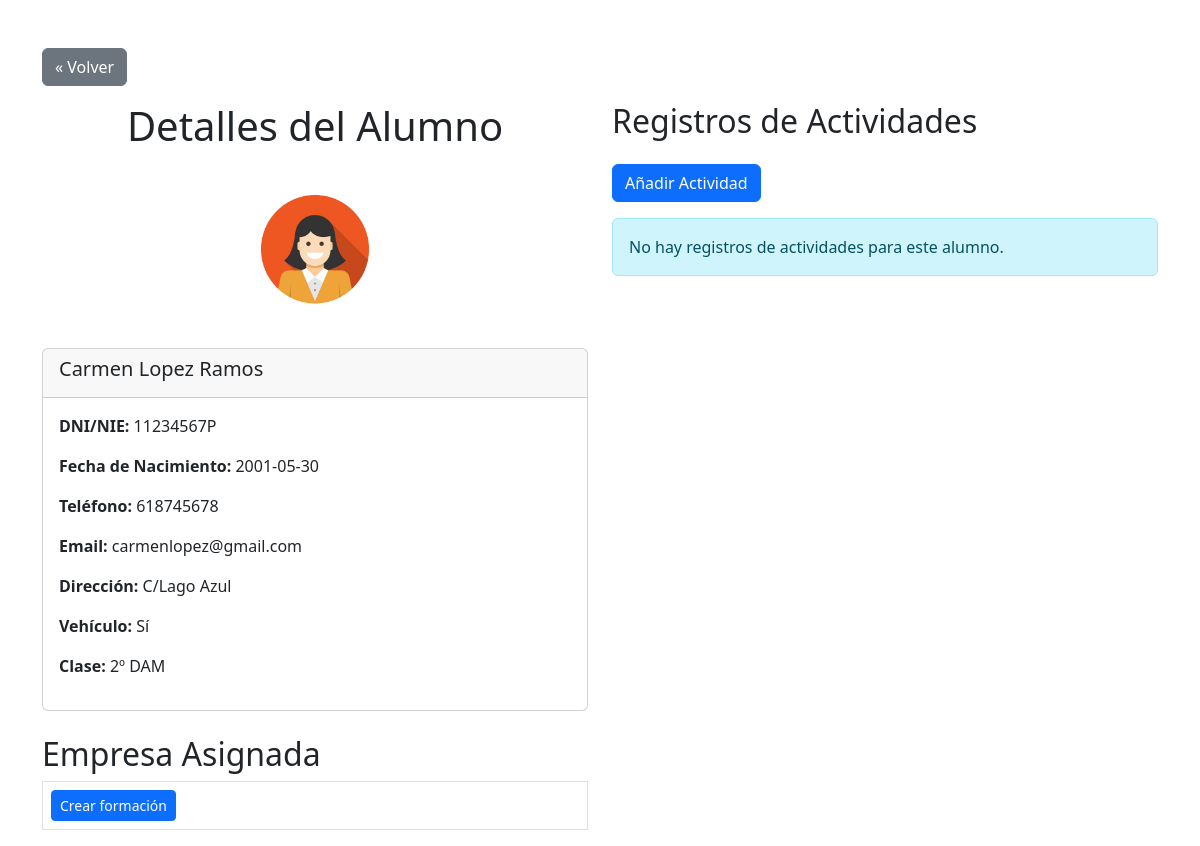
Before: /code/alumno.php?dni_nie=11234567P with the older database file.
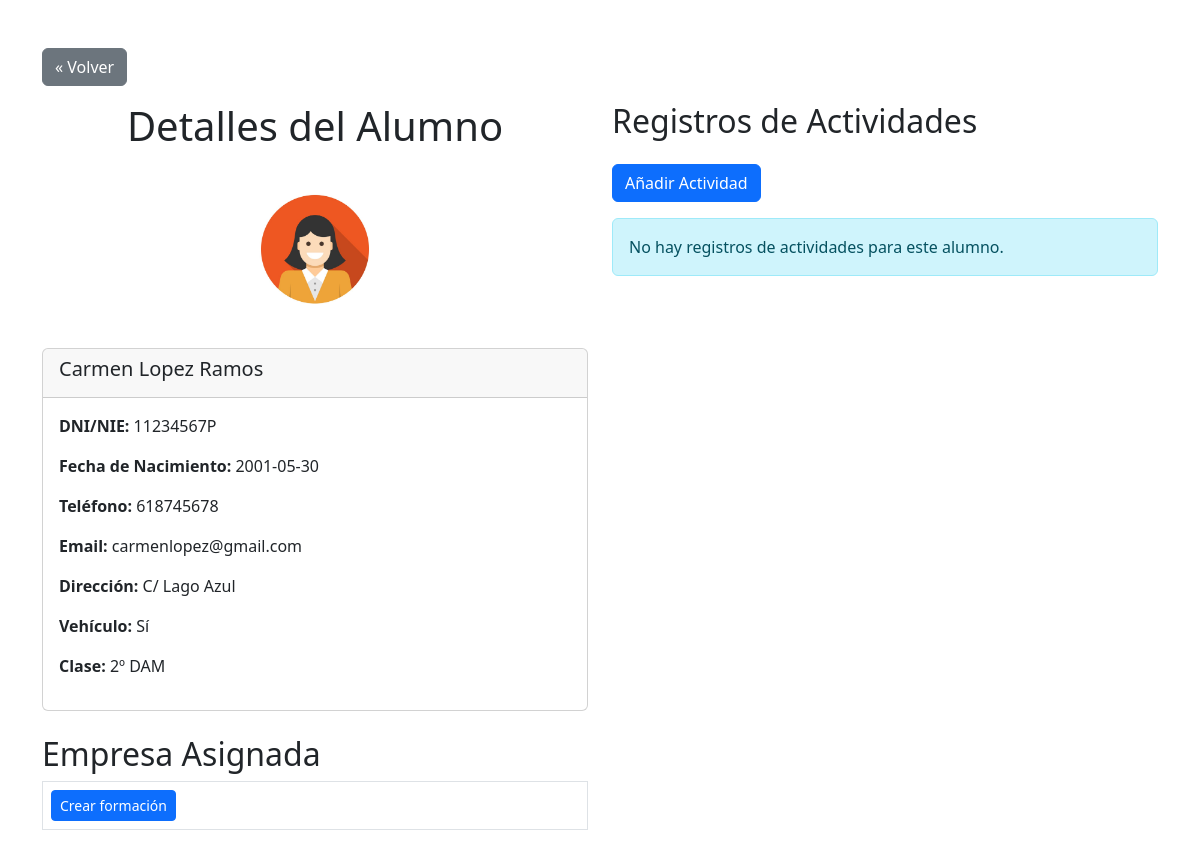
After: the same page with the newer database file.
### tables this page shows
CREATE TABLE alumnos (
	dni_nie char(9) PRIMARY KEY,
	nombre VARCHAR(100) not null,
	apellido1 VARCHAR(100) not null,
	apellido2 VARCHAR(100),
	fecha_nacimiento DATE,
	telefono VARCHAR(50),
	email VARCHAR(255),
	direccion VARCHAR(255),
	vehiculo ENUM('Si','No'),
	clase enum('2º DAM', '1º DAM', '2º SMR', '1º SMR'),
	dni_tutor CHAR(9),
	id_empresa int UNSIGNED,
	FOREIGN KEY (id_empresa) REFERENCES empresas(id),
	FOREIGN KEY (dni_tutor) REFERENCES profesores(dni_nie) ON UPDATE CASCADE
);

### code/alumno.php (the view, shortened to what the changed rows need)
<?php
require 'conexion.php';
if (isset($_GET['dni_nie']) && !empty($_GET['dni_nie'])) {
    $dni_nie = $_GET['dni_nie'];
} else {
    die("No se ha proporcionado un DNI/NIE válido.");
}
$stmt = $mysqli->prepare("
    SELECT
        a.dni_nie AS dni_nie,
        a.nombre AS nombre,
        CONCAT_WS(' ', a.apellido1, a.apellido2) AS apellidos,
        a.fecha_nacimiento AS fecha_nacimiento,
        a.telefono AS telefono,
        a.email AS email,
        a.direccion AS direccion,
        a.vehiculo AS vehiculo,
        a.clase AS clase,
        e.nombre_comercial AS empresa
    FROM
        alumnos a
    LEFT JOIN
        formaciones f ON a.dni_nie = f.dni_nie_alumno
    LEFT JOIN
        empresas e ON f.id_empresa = e.id
    WHERE
        a.dni_nie = ?;
");
$stmt->bind_param("s", $dni_nie);
$stmt->execute();
$resultado = $stmt->get_result();
if ($fila = $resultado->fetch_assoc()) {
    $alumno = $fila;
} else {
    $alumno = null;
}
?>
<!DOCTYPE html>
<html lang="es">
<head>
    <link href="https://cdn.jsdelivr.net/npm/bootstrap@5.3.0-alpha1/dist/css/bootstrap.min.css" rel="stylesheet">
</head>
<body>
    <div class="container mt-5">
        <div class="row">
            <div class="col-md-6">
                <h1 class="text-center mb-4">Detalles del Alumno</h1>
                <?php if ($alumno): ?>
                    <div class="card">
                        <div class="card-header">
                            <h5 class="card-title"><?= htmlspecialchars($alumno['nombre'] . ' ' . $alumno['apellidos']) ?></h5>
                        </div>
                        <div class="card-body">
                            <p><strong>DNI/NIE:</strong> <?= htmlspecialchars($alumno['dni_nie']) ?></p>
                            <p><strong>Fecha de Nacimiento:</strong> <?= htmlspecialchars($alumno['fecha_nacimiento']) ?></p>
                            <p><strong>Teléfono:</strong> <?= htmlspecialchars($alumno['telefono']) ?></p>
                            <p><strong>Email:</strong> <?= htmlspecialchars($alumno['email']) ?></p>
                            <p><strong>Dirección:</strong> <?= htmlspecialchars($alumno['direccion']) ?></p>
                            <p><strong>Vehículo:</strong> <?= $alumno['vehiculo'] ? 'Sí' : 'No' ?></p>
                            <p><strong>Clase:</strong> <?= htmlspecialchars($alumno['clase']) ?></p>
                        </div>
                    </div>
                <?php else: ?>
                    <div class="alert alert-warning" role="alert">
                        No se encontró al alumno.
                    </div>
                <?php endif; ?>
                <h2 class="mt-4">Empresa Asignada</h2>
            </div>
            <div class="col-md-6">
                <h2 class="mb-4">Registros de Actividades</h2>
            </div>
        </div>
    </div>
</body>
</html>

Changed rows visible on the page:
changed alumnos "carmenlopez@gmail.com": direccion "C/Lago Azul" → "C/ Lago Azul"
